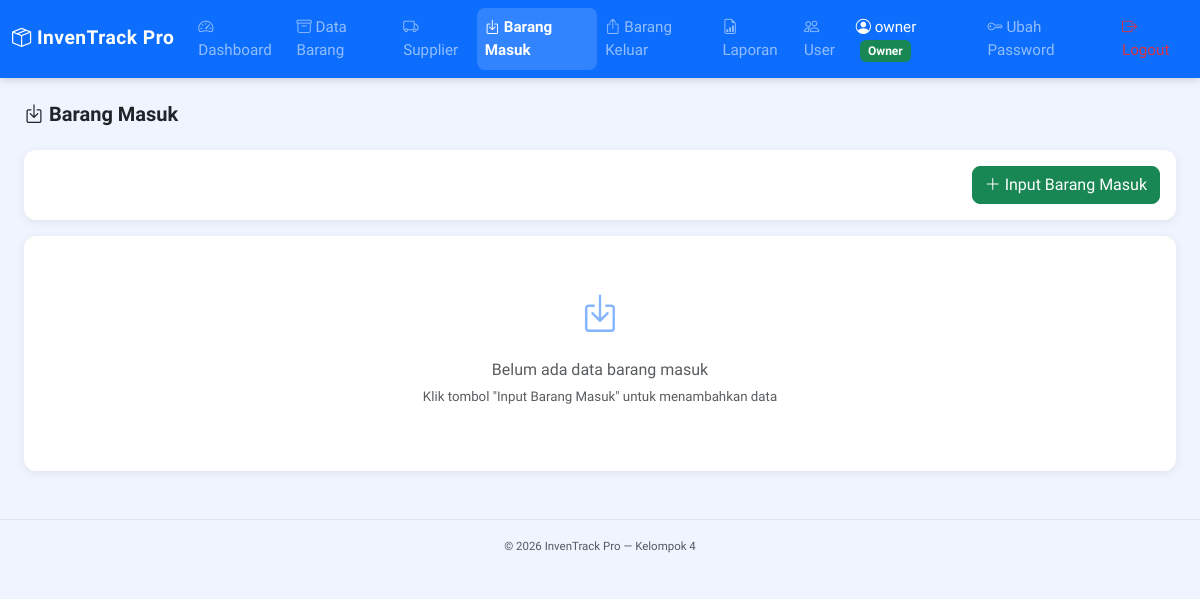
Page /pages/barang_masuk.php (signed in) on the earlier database version.
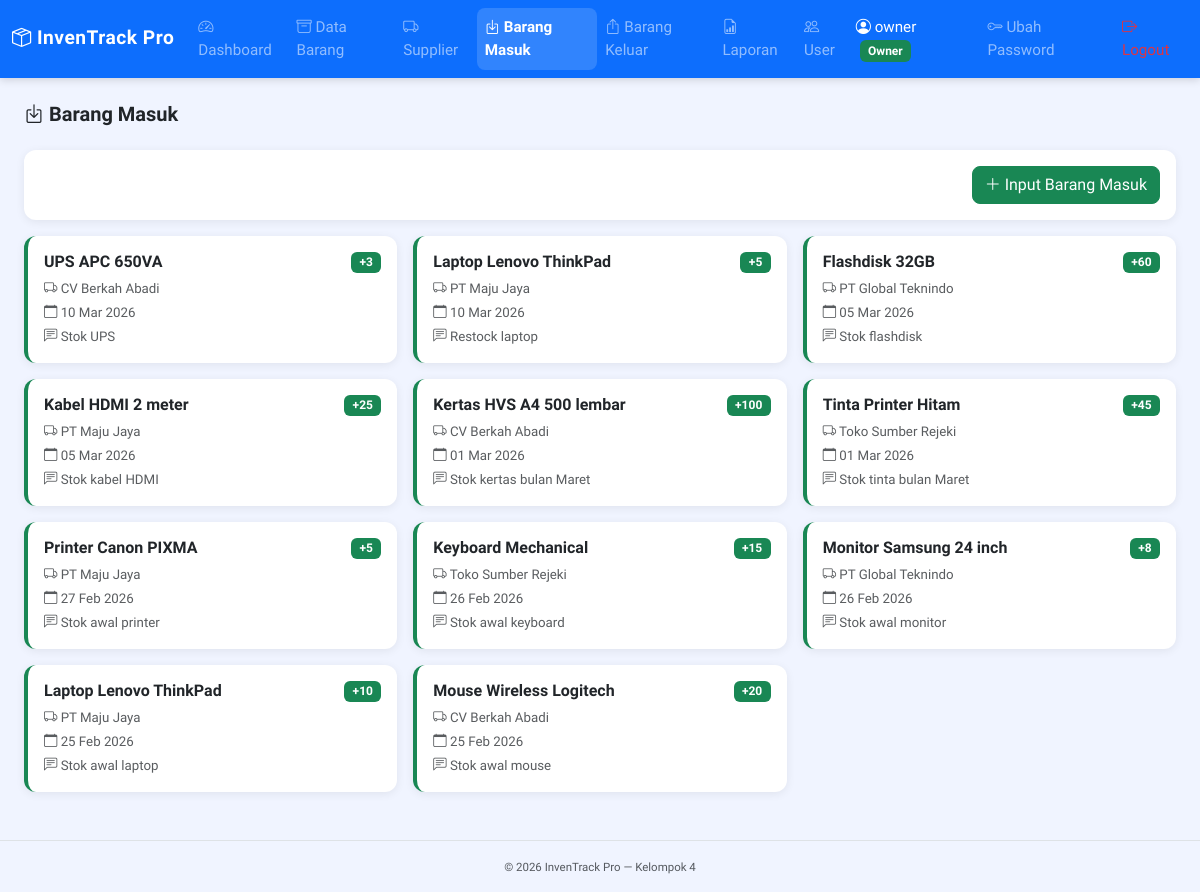
Same page on the later database version.
### tables this page shows
CREATE TABLE `barang_masuk` (
  `id_masuk` int(11) NOT NULL,
  `id_barang` int(11) NOT NULL,
  `id_supplier` int(11) NOT NULL,
  `id_user` int(11) NOT NULL,
  `tanggal_masuk` date NOT NULL,
  `jumlah_barang_masuk` int(11) NOT NULL,
  `keterangan` varchar(255) DEFAULT NULL
);

CREATE TABLE `barang` (
  `id_barang` int(11) NOT NULL,
  `id_supplier` int(11) DEFAULT NULL,
  `nama_barang` varchar(100) NOT NULL,
  `deskripsi` varchar(50) DEFAULT NULL,
  `harga_barang` double NOT NULL DEFAULT 0,
  `jumlah_stok` int(11) NOT NULL DEFAULT 0
);

CREATE TABLE `supplier` (
  `id_supplier` int(11) NOT NULL,
  `nama_supplier` varchar(100) NOT NULL,
  `kontak` varchar(20) DEFAULT NULL,
  `alamat` varchar(255) DEFAULT NULL
);

### includes/helper.php (called while the page is built, shortened)
<?php
function format_tanggal($tanggal) {
    return date('d M Y', strtotime($tanggal));
}
?>

### pages/barang_masuk.php (the view, shortened to what this page needs)
<?php require_once __DIR__ . '/../includes/header.php'; ?>
<?php
$result = mysqli_query($conn, "
    SELECT bm.*, b.nama_barang, s.nama_supplier
    FROM barang_masuk bm
    JOIN barang b ON bm.id_barang = b.id_barang
    LEFT JOIN supplier s ON bm.id_supplier = s.id_supplier
    ORDER BY bm.tanggal_masuk DESC
");
?>
<h5 class="fw-bold mb-4"><i class="bi bi-box-arrow-in-down"></i> Barang Masuk</h5>
<div class="card mb-3">
    <div class="card-body d-flex justify-content-end">
        <button class="btn btn-success" data-bs-toggle="modal" data-bs-target="#modalTambah">
            <i class="bi bi-plus-lg"></i> Input Barang Masuk
        </button>
    </div>
</div>
<div class="row g-3">
    <?php if (mysqli_num_rows($result) > 0): ?>
        <?php while ($row = mysqli_fetch_assoc($result)): ?>
        <div class="col-md-6 col-lg-4">
            <div class="card h-100 border-start border-success border-4">
                <div class="card-body">
                    <div class="d-flex justify-content-between align-items-start">
                        <h6 class="fw-bold"><?= htmlspecialchars($row['nama_barang']) ?></h6>
                        <span class="badge bg-success">+<?= $row['jumlah_barang_masuk'] ?></span>
                    </div>
                    <p class="mb-1 text-muted small">
                        <i class="bi bi-truck"></i> <?= htmlspecialchars($row['nama_supplier'] ?? '-') ?>
                    </p>
                    <p class="mb-1 text-muted small">
                        <i class="bi bi-calendar"></i> <?= format_tanggal($row['tanggal_masuk']) ?>
                    </p>
                    <?php if (!empty($row['keterangan'])): ?>
                    <p class="mb-0 text-muted small">
                        <i class="bi bi-chat-left-text"></i> <?= htmlspecialchars($row['keterangan']) ?>
                    </p>
                    <?php endif; ?>
                </div>
            </div>
        </div>
        <?php endwhile; ?>
    <?php else: ?>
        <div class="col-12">
            <div class="card">
                <div class="card-body text-center text-muted py-5">
                    <i class="bi bi-box-arrow-in-down fs-1 text-primary opacity-50"></i>
                    <h6 class="mt-3">Belum ada data barang masuk</h6>
                    <p class="small">Klik tombol "Input Barang Masuk" untuk menambahkan data</p>
                </div>
            </div>
        </div>
    <?php endif; ?>
</div>
<?php require_once __DIR__ . '/../includes/footer.php'; ?>

Differences in the rows shown:
added barang_masuk: id_barang.nama_barang "UPS APC 650VA", jumlah_barang_masuk "3", id_supplier.nama_supplier "CV Berkah Abadi", tanggal_masuk "10 Mar 2026", keterangan "Stok UPS"
added barang_masuk: id_barang.nama_barang "Laptop Lenovo ThinkPad", jumlah_barang_masuk "5", id_supplier.nama_supplier "PT Maju Jaya", tanggal_masuk "10 Mar 2026", keterangan "Restock laptop"
added barang_masuk: id_barang.nama_barang "Flashdisk 32GB", jumlah_barang_masuk "60", id_supplier.nama_supplier "PT Global Teknindo", tanggal_masuk "05 Mar 2026", keterangan "Stok flashdisk"
added barang_masuk: id_barang.nama_barang "Kabel HDMI 2 meter", jumlah_barang_masuk "25", id_supplier.nama_supplier "PT Maju Jaya", tanggal_masuk "05 Mar 2026", keterangan "Stok kabel HDMI"
added barang_masuk: id_barang.nama_barang "Kertas HVS A4 500 lembar", jumlah_barang_masuk "100", id_supplier.nama_supplier "CV Berkah Abadi", tanggal_masuk "01 Mar 2026", keterangan "Stok kertas bulan Maret"
added barang_masuk: id_barang.nama_barang "Tinta Printer Hitam", jumlah_barang_masuk "45", id_supplier.nama_supplier "Toko Sumber Rejeki", tanggal_masuk "01 Mar 2026", keterangan "Stok tinta bulan Maret"
added barang_masuk: id_barang.nama_barang "Printer Canon PIXMA", jumlah_barang_masuk "5", id_supplier.nama_supplier "PT Maju Jaya", tanggal_masuk "27 Feb 2026", keterangan "Stok awal printer"
added barang_masuk: id_barang.nama_barang "Keyboard Mechanical", jumlah_barang_masuk "15", id_supplier.nama_supplier "Toko Sumber Rejeki", tanggal_masuk "26 Feb 2026", keterangan "Stok awal keyboard"
added barang_masuk: id_barang.nama_barang "Monitor Samsung 24 inch", jumlah_barang_masuk "8", id_supplier.nama_supplier "PT Global Teknindo", tanggal_masuk "26 Feb 2026", keterangan "Stok awal monitor"
added barang_masuk: id_barang.nama_barang "Laptop Lenovo ThinkPad", jumlah_barang_masuk "10", id_supplier.nama_supplier "PT Maju Jaya", tanggal_masuk "25 Feb 2026", keterangan "Stok awal laptop"
added barang_masuk: id_barang.nama_barang "Mouse Wireless Logitech", jumlah_barang_masuk "20", id_supplier.nama_supplier "CV Berkah Abadi", tanggal_masuk "25 Feb 2026", keterangan "Stok awal mouse"
Other differences:
text no longer shown: "Belum ada data barang masuk Klik tombol \"Input Barang Masuk\" untuk menambahkan data"
